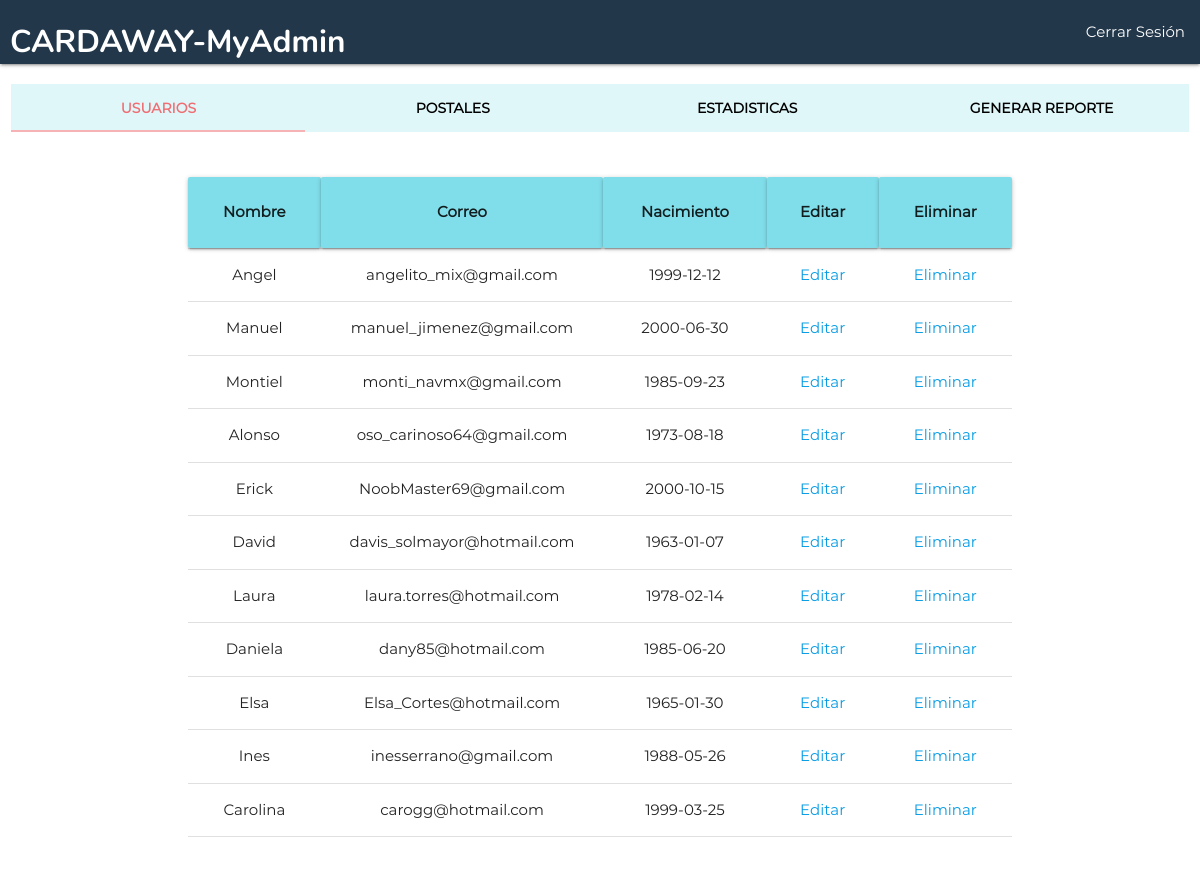
The page /php/pages/admin.php on the database its author committed.
### tables this page shows
CREATE TABLE `usuarios` (
  `id_usuario` int(10) unsigned NOT NULL AUTO_INCREMENT,
  `nombre` varchar(32) NOT NULL,
  `primer_apellido` varchar(32) NOT NULL,
  `segundo_apellido` varchar(32) DEFAULT NULL,
  `correo` varchar(64) NOT NULL,
  `fecha_nac` date NOT NULL,
  `genero` tinyint(1) NOT NULL,
  `contrasena` varchar(32) NOT NULL,
  PRIMARY KEY (`correo`),
  UNIQUE KEY `id_usuario` (`id_usuario`)
);

### php/pages/admin.php (the view, shortened to what this page needs)
<!DOCTYPE html>
<html lang="en">
<head>
    <link href="./../../fonts/fonts.css" rel="stylesheet" />
    <link rel="stylesheet" href="./../../css/materialize.min.css">
    <link rel="stylesheet" href="./../../css/style.css" />
    <link rel="stylesheet" href="./../../css/user_style.css">
</head>
<body>
<header>
    <div class="row navbar-fixed">
      <nav>
        <div class="nav-wrapper">
          <a href="./../../" class="brand-logo">CARDAWAY-MyAdmin</a>
          <ul id="nav-mobile" class="right hide-on-med-and-down">
            <li id="nav-li"><a href="./../functions/cerrar_session.php">Cerrar Sesión</a></li>
          </ul>
        </div>
      </nav>
    </div>
  </header>
  <div class="row">
    <div class="col s12">
      <ul class="tabs #e0f7fa cyan lighten-5">
        <li class="tab col s3"><a href="#test1">Usuarios</a></li>
        <li class="tab col s3"><a href="#test2">Postales</a></li>
        <li class="tab col s3"><a href="#test3">Estadisticas</a></li>
        <li class="tab col s3"><a href="#test4">Generar Reporte</a></li>
      </ul>
    </div>
    <div id="test1" class="col s12">
    <?php
    include("./../functions/conexion.php");
    $sql = "SELECT * FROM usuarios";
    $res = mysqli_query($conexion,$sql);
    ?>
    <div class="container">
        <br>
        <br>
        <div class="row">
            <div class="col s12 center">
                <table class="centered highlight">
                <thead>
                    <tr>
                        <th class="card-panel #80deea cyan lighten-3">Nombre</th>
                        <th class="card-panel #80deea cyan lighten-3">Correo</th>
                        <th class="card-panel #80deea cyan lighten-3">Nacimiento</th>
                        <th class="card-panel #80deea cyan lighten-3">Editar</th>
                        <th class="card-panel #80deea cyan lighten-3">Eliminar</th>
                    </tr>
                </thead>
                <?php
                    while($consulta = mysqli_fetch_array($res)){
                ?>
                <tr>
                    <td><?php echo $consulta['nombre'] ?></td>
                    <td><?php echo $consulta['correo'] ?></td>
                    <td><?php echo $consulta['fecha_nac'] ?></td>
                    <td><a href ="#">Editar</a></td>
                    <td><a href ="#">Eliminar</a></td>
                </tr>
                <?php }?>
                </table>
            </div>
        </div>
    </div>
    </div>
    </div>
</body>
</html>

### css/style.css (style rules this page uses)
* { padding: 0px; margin: 0px; box-sizing: border-box; font-family: "Montserrat", sans-serif; }
.nav-wrapper { background-color: #23374b; }
.brand-logo { font-family: "Nunito", sans-serif; margin: 10px; }

### php/pages/admin.php (style rules this page uses)
.tabs .tab a { font-weight: 800; color: black; /cambiamos el color de la letra/ }

### rows shown on the page
usuarios: nombre "Angel", correo "angelito_mix@gmail.com", fecha_nac "1999-12-12"
usuarios: nombre "Manuel", correo "manuel_jimenez@gmail.com", fecha_nac "2000-06-30"
usuarios: nombre "Montiel", correo "monti_navmx@gmail.com", fecha_nac "1985-09-23"
usuarios: nombre "Alonso", correo "oso_carinoso64@gmail.com", fecha_nac "1973-08-18"
usuarios: nombre "Erick", correo "NoobMaster69@gmail.com", fecha_nac "2000-10-15"
usuarios: nombre "David", correo "davis_solmayor@hotmail.com", fecha_nac "1963-01-07"
usuarios: nombre "Laura", correo "laura.torres@hotmail.com", fecha_nac "1978-02-14"
usuarios: nombre "Daniela", correo "dany85@hotmail.com", fecha_nac "1985-06-20"
usuarios: nombre "Elsa", correo "Elsa_Cortes@hotmail.com", fecha_nac "1965-01-30"
usuarios: nombre "Ines", correo "inesserrano@gmail.com", fecha_nac "1988-05-26"
usuarios: nombre "Carolina", correo "carogg@hotmail.com", fecha_nac "1999-03-25"
